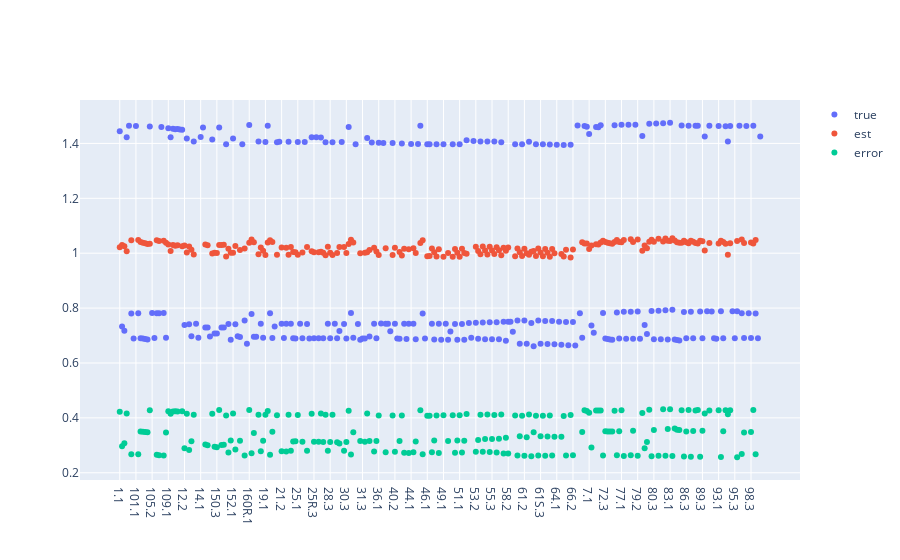

The cell this chart's notebook holds for it:
### Markdown cell above
## Process Data

### Code cell
ts = dt.datetime(2018, 5, 1, 8)
true = true_voltages.loc[ts].abs()/base_voltages
est = est_voltages.loc[ts].abs()/base_voltages
error = (true - est).abs()

fig = make_subplots(rows=1,cols=1)
fig.add_trace(go.Scatter(name='true', x=true.index, y=true.values,mode='markers'), row=1,col=1)
fig.add_trace(go.Scatter(name='est',x=est.index, y=est.values,mode='markers'), row=1,col=1)
fig.add_trace(go.Scatter(name='error',x=error.index, y=error.values,mode='markers'), row=1,col=1)
fig.show()

### Figure 1 — Plotly figure (JSON) as saved in the notebook; plotly's stock layout.template omitted (floating-point values rounded to 4 significant figures; data arrays with more than 128 entries replaced by an {"elided": "..."} marker saying what was removed)
{"data": [{"mode": "markers", "name": "true", "type": "scatter", "x": {"elided": "278 str values"}, "xaxis": "x", "y": {"elided": "278 float values"}, "yaxis": "y"}, {"mode": "markers", "name": "est", "type": "scatter", "x": {"elided": "278 str values"}, "xaxis": "x", "y": {"elided": "278 float values"}, "yaxis": "y"}, {"mode": "markers", "name": "error", "type": "scatter", "x": {"elided": "278 str values"}, "xaxis": "x", "y": {"elided": "278 float values"}, "yaxis": "y"}], "layout": {"autosize": true, "xaxis": {"anchor": "y", "autorange": true, "domain": [0, 1], "range": [-17.16, 294.2], "type": "category"}, "yaxis": {"anchor": "x", "autorange": true, "domain": [0, 1], "range": [0.1527, 1.579], "type": "linear"}}}
